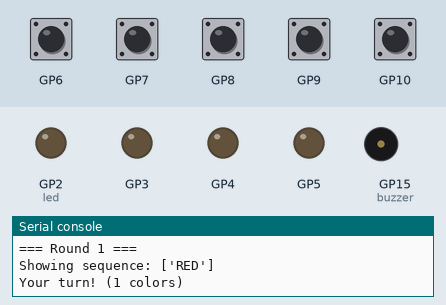
Recording of a program running on a simulated Raspberry Pi Pico running MicroPython. Parts: output pins drawn as LEDs (lit = HIGH), buzzer (waves = sounding), the last lines printed to the serial console. The test bench sets the inputs (shaded band); at power-on: GP6–10 HIGH. Random numbers come from a fixed seed.

Above: at 6.8 s.
6.9 s: GP6 pulled LOW for 0.15 s
At 9.35 s:
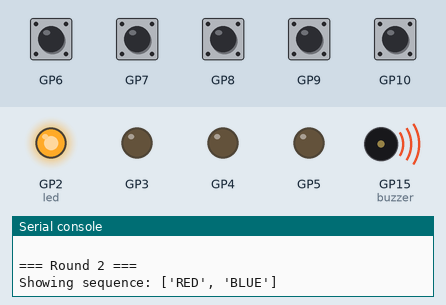
11.5 s: GP7 pulled LOW for 0.15 s
At 15.86 s:
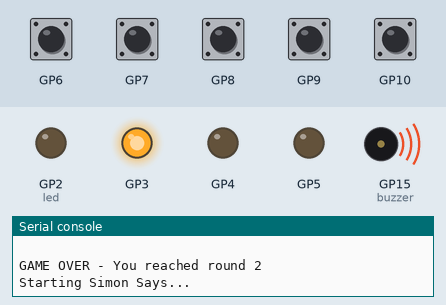
17.7 s: GP6 pulsed LOW 5 times (0.12 s each, 0.3 s apart)
At 25.56 s:
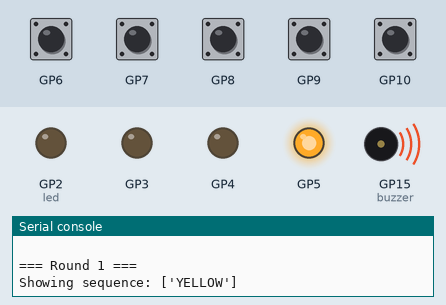
Timing chart, 0 to 26.8 s (numbered marks = the images above; inputs shaded):
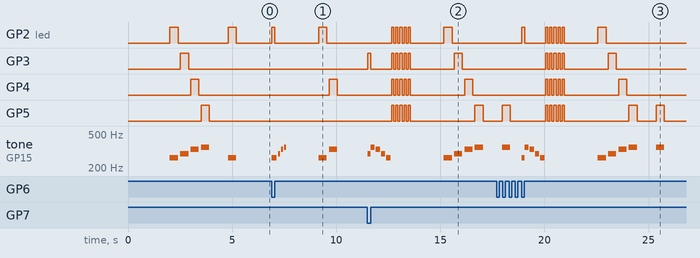

Measured:
- after the input at 6.9 s, GP2 (led): LOW → HIGH at once, → LOW 0.15 s later, → HIGH 2.1 s later, → LOW 0.40 s later; GP4: LOW → HIGH after 2.8 s, → LOW 0.40 s later; tone on GP15 (buzzer): plays 262 Hz for 0.25 s, 294 Hz for 0.10 s, 330 Hz for 0.10 s, 349 Hz for 0.10 s, 262 Hz for 0.40 s, 330 Hz for 0.40 s, starting at once
- after the input at 11.5 s, GP2 (led): goes 4 × (HIGH 0.10 s, LOW 0.10 s), HIGH 0.10 s, LOW 1.6 s, HIGH 0.40 s, then LOW, starting after 1.2 s; GP3: goes HIGH 0.15 s, LOW 1.0 s, 4 × (HIGH 0.10 s, LOW 0.10 s), HIGH 0.10 s, LOW 2.1 s, HIGH 0.40 s, then LOW, starting at once
- after the input at 17.7 s, GP2 (led): goes HIGH 0.15 s, LOW 1.0 s, 4 × (HIGH 0.10 s, LOW 0.10 s), HIGH 0.10 s, LOW 1.6 s, HIGH 0.40 s, then LOW, starting after 1.2 s; GP3: goes 4 × (HIGH 0.10 s, LOW 0.10 s), HIGH 0.10 s, LOW 2.1 s, HIGH 0.40 s, then LOW, starting after 2.4 s

The program:

main.py
```python
"""
Simon Says - With interrupts and robust event handling
Uses hardware modules for LED and buzzer control
"""
from machine import Pin
from urandom import getrandbits
import time

from config import (
    PIN_CONFIG,
    COLORS,
    DEBOUNCE_TIME,
    SEQUENCE_DELAY,
    POWER_SAVE_TIMEOUT,
    SHOW_COLOR_MS,
    PAUSE_BETWEEN_MS,
    FEEDBACK_MS
)
from hardware.leds import LEDManager
from hardware.buzzer import BuzzerManager

# =============================================================================
# DERIVED CONFIGURATION
# =============================================================================
BUTTON_PINS = {color: PIN_CONFIG[color]['button'] for color in COLORS}
BUTTON_PINS['RESET'] = PIN_CONFIG['RESET']['button']

DEBOUNCE_MS = int(DEBOUNCE_TIME * 1000)
SEQUENCE_DELAY_MS = int(SEQUENCE_DELAY * 1000)
INPUT_TIMEOUT_MS = int(POWER_SAVE_TIMEOUT * 1000)

# =============================================================================
# GAME STATES
# =============================================================================
STATE_IDLE = 0
STATE_SHOWING = 1
STATE_WAITING = 2

# =============================================================================
# MAIN CLASS
# =============================================================================
class SimonGame:
    def __init__(self):
        # Game state
        self.state = STATE_IDLE
        self.sequence = []
        self.current_index = 0
        self.running = False

        # Event queue
        self.event_queue = []
        self.last_press_time = {}

        # Hardware managers
        self.leds = LEDManager()
        self.buzzer = BuzzerManager()

        # Setup buttons with interrupts
        self.buttons = {}
        for color, pin in BUTTON_PINS.items():
            self.buttons[color] = Pin(pin, Pin.IN, Pin.PULL_UP)
            self.last_press_time[color] = 0
            self.buttons[color].irq(
                trigger=Pin.IRQ_FALLING,
                handler=self._make_handler(color)
            )

        print("Simon Says initialized!")

    def _make_handler(self, color):
        """Creates an interrupt handler for each color"""
        def handler(pin):
            self._button_pressed(color)
        return handler

    def _button_pressed(self, color):
        """Interrupt callback - runs when a button is pressed"""
        current_time = time.ticks_ms()
        last_time = self.last_press_time.get(color, 0)

        if time.ticks_diff(current_time, last_time) < DEBOUNCE_MS:
            return

        self.last_press_time[color] = current_time

        if self.state == STATE_WAITING:
            self.event_queue.append(color)
            print(f"[IRQ] {color} pressed")
        elif color == 'RESET':
            self.event_queue.append('RESET')
            print("[IRQ] RESET pressed")

    def clear_events(self):
        """Clears the event queue"""
        self.event_queue = []

    def get_event(self):
        """Gets the next event from the queue"""
        if self.event_queue:
            return self.event_queue.pop(0)
        return None

    # =========================================================================
    # DISPLAY FUNCTIONS
    # =========================================================================
    def show_color(self, color):
        """Shows a color with sound (for the sequence)"""
        self.leds.turn_on(color)
        self.buzzer.play_color(color, SHOW_COLOR_MS)
        self.leds.turn_off(color)
        time.sleep_ms(PAUSE_BETWEEN_MS)

    def feedback_color(self, color):
        """Feedback when pressing a button"""
        self.leds.turn_on(color)
        self.buzzer.play_color(color, FEEDBACK_MS)
        self.leds.turn_off(color)

    # =========================================================================
    # GAME LOGIC
    # =========================================================================
    def random_color(self):
        return COLORS[getrandbits(2)]

    def show_sequence(self):
        """Shows the current sequence"""
        self.state = STATE_SHOWING
        self.clear_events()

        print(f"Showing sequence: {self.sequence}")
        time.sleep_ms(SEQUENCE_DELAY_MS)

        for color in self.sequence:
            self.show_color(color)

        time.sleep_ms(300)

    def wait_for_input(self):
        """Waits for player input for the entire sequence"""
        self.state = STATE_WAITING
        self.clear_events()
        self.current_index = 0

        print(f"Your turn! ({len(self.sequence)} colors)")

        while self.current_index < len(self.sequence):
            expected = self.sequence[self.current_index]
            start_time = time.ticks_ms()

            while True:
                event = self.get_event()

                if event is not None:
                    if event == 'RESET':
                        print("Reset requested")
                        self.buzzer.play_reset()
                        return 'reset'

                    self.feedback_color(event)

                    if event == expected:
                        print(f"  Correct! ({self.current_index + 1}/{len(self.sequence)})")
                        self.current_index += 1
                        break
                    else:
                        print(f"  Wrong! Expected {expected}, got {event}")
                        return 'fail'

                if time.ticks_diff(time.ticks_ms(), start_time) > INPUT_TIMEOUT_MS:
                    print("  Timeout!")
                    return 'timeout'

                if 'RESET' in self.event_queue:
                    self.event_queue.remove('RESET')
                    self.buzzer.play_reset()
                    return 'reset'

                time.sleep_ms(10)

        return 'success'

    def play_round(self):
        """Plays a complete round"""
        self.sequence.append(self.random_color())
        print(f"\n=== Round {len(self.sequence)} ===")

        self.show_sequence()
        result = self.wait_for_input()

        if result == 'success':
            print("Round completed!")
            self.buzzer.play_success()

        return result

    def game_over(self):
        """Handles game over"""
        print(f"\nGAME OVER - You reached round {len(self.sequence)}")
        self.buzzer.play_fail()
        self.leds.flash_all(times=5, delay_ms=100)

    def play_intro(self):
        """Intro animation and sound"""
        print("Starting Simon Says...")
        for color in COLORS:
            self.show_color(color)
        time.sleep_ms(300)

    def start(self):
        """Main game loop"""
        self.running = True
        print("\n" + "=" * 40)
        print("SIMON SAYS")
        print("=" * 40)

        while self.running:
            self.sequence = []
            self.state = STATE_IDLE
            self.clear_events()

            self.play_intro()

            while self.running:
                result = self.play_round()

                if result == 'fail':
                    self.game_over()
                    time.sleep_ms(1500)
                    break

                if result == 'timeout':
                    print("Time's up!")
                    self.leds.flash_all(times=2, delay_ms=150)
                    time.sleep_ms(500)
                    break

                if result == 'reset':
                    print("Restarting...")
                    self.leds.flash_all(times=2, delay_ms=100)
                    time.sleep_ms(500)
                    break

                time.sleep_ms(1000)

    def cleanup(self):
        """Cleanup on exit"""
        for btn in self.buttons.values():
            btn.irq(handler=None)
        self.leds.turn_all_off()
        self.buzzer.cleanup()
        print("Cleanup completed")

# =============================================================================
# ENTRY POINT
# =============================================================================
def main():
    game = SimonGame()
    try:
        game.start()
    except KeyboardInterrupt:
        print("\nGame terminated by user")
    except Exception as e:
        print(f"\nError: {e}")
    finally:
        game.cleanup()

if __name__ == "__main__":
    main()
```

config.py
```python
# Pin configuration
PIN_CONFIG = {
    'RED': {'led': 2, 'button': 6},
    'GREEN': {'led': 3, 'button': 7},
    'BLUE': {'led': 4, 'button': 8},
    'YELLOW': {'led': 5, 'button': 9},
    'RESET': {'button': 10},
    'BUZZER': 15
}

# Game configuration
COLORS = ['RED', 'GREEN', 'BLUE', 'YELLOW']
DEBOUNCE_TIME = 0.2  # seconds
SEQUENCE_DELAY = 0.5  # seconds
POWER_SAVE_TIMEOUT = 60  # seconds without interaction

# Display timing
SHOW_COLOR_MS = 400  # Duration to show each color in sequence
PAUSE_BETWEEN_MS = 100  # Pause between colors
FEEDBACK_MS = 150  # Duration of button press feedback

# Sound configuration
SOUND_FREQUENCIES = {
    'RED': 262,     # C4
    'GREEN': 294,   # D4
    'BLUE': 330,    # E4
    'YELLOW': 349,  # F4
    'SUCCESS': [262, 294, 330, 349],
    'FAIL': [349, 330, 294, 262],
    'RESET': [262, 262, 262]
}
```

leds.py
```python
from machine import Pin
from config import PIN_CONFIG

class LEDManager:
    def __init__(self):
        self.leds = {}
        self.setup_leds()

    def setup_leds(self):
        """Setup all LEDs from PIN_CONFIG"""
        for color, config in PIN_CONFIG.items():
            if isinstance(config, dict) and 'led' in config:
                try:
                    self.leds[color] = Pin(config['led'], Pin.OUT)
                    self.leds[color].value(0)
                except Exception as e:
                    print(f"Could not configure {color} LED: {e}")

    def turn_on(self, color):
        """Turn on a specific LED"""
        if color in self.leds:
            self.leds[color].value(1)

    def turn_off(self, color):
        """Turn off a specific LED"""
        if color in self.leds:
            self.leds[color].value(0)

    def turn_all_off(self):
        """Turn off all LEDs"""
        for led in self.leds.values():
            led.value(0)

    def flash_all(self, times=3, delay_ms=100):
        """Flash all LEDs"""
        import time
        for _ in range(times):
            for led in self.leds.values():
                led.value(1)
            time.sleep_ms(delay_ms)
            for led in self.leds.values():
                led.value(0)
            time.sleep_ms(delay_ms)
```

buzzer.py
```python
from machine import Pin, PWM
from config import PIN_CONFIG, SOUND_FREQUENCIES
import time

class BuzzerManager:
    def __init__(self):
        """Initialize the buzzer"""
        self.buzzer = None
        try:
            buzzer_pin = PIN_CONFIG['BUZZER']
            self.buzzer = PWM(Pin(buzzer_pin))
            self.buzzer.duty_u16(0)
        except Exception as e:
            print(f"Error configuring buzzer: {e}")

    def play_tone(self, freq, duration_ms=300):
        """Play a tone with specified frequency and duration"""
        if self.buzzer:
            try:
                self.buzzer.freq(freq)
                self.buzzer.duty_u16(32768)
                time.sleep_ms(duration_ms)
                self.buzzer.duty_u16(0)
            except Exception as e:
                print(f"Error playing tone: {e}")

    def play_color(self, color, duration_ms=300):
        """Play the tone for a specific color"""
        if color in SOUND_FREQUENCIES:
            freq = SOUND_FREQUENCIES[color]
            if isinstance(freq, int):
                self.play_tone(freq, duration_ms)

    def play_melody(self, frequencies, duration_ms=150):
        """Play a sequence of frequencies"""
        for freq in frequencies:
            self.play_tone(freq, duration_ms)
            time.sleep_ms(50)

    def play_success(self):
        """Play success melody"""
        if 'SUCCESS' in SOUND_FREQUENCIES:
            self.play_melody(SOUND_FREQUENCIES['SUCCESS'], 100)

    def play_fail(self):
        """Play fail melody"""
        if 'FAIL' in SOUND_FREQUENCIES:
            self.play_melody(SOUND_FREQUENCIES['FAIL'], 200)

    def play_reset(self):
        """Play reset sound"""
        if 'RESET' in SOUND_FREQUENCIES:
            self.play_melody(SOUND_FREQUENCIES['RESET'], 100)

    def cleanup(self):
        """Clean up buzzer resources"""
        if self.buzzer:
            try:
                self.buzzer.duty_u16(0)
                self.buzzer.deinit()
            except:
                pass
```

boot.py
```python
# boot.py - Starts Simon Says automatically
import time

print("Simon Says - Starting in 2 seconds...")
time.sleep(2)

try:
    import main
    main.main()
except Exception as e:
    print(f"Error: {e}")
```
